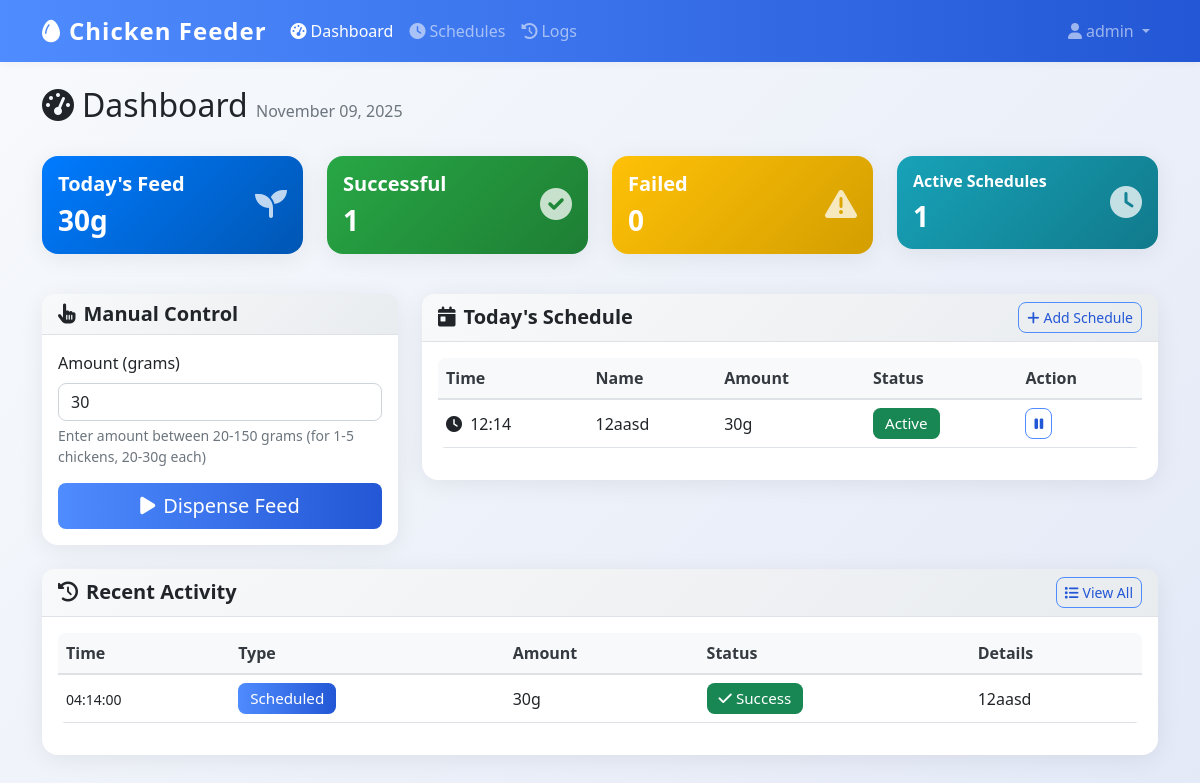
The page /dashboard (signed in) on the database its author committed.
### app.py (models this page shows)
class User(UserMixin, db.Model):
    id = db.Column(db.Integer, primary_key=True)
    username = db.Column(db.String(80), unique=True, nullable=False)
    email = db.Column(db.String(120), unique=True, nullable=False)
    password_hash = db.Column(db.String(120), nullable=False)
    is_admin = db.Column(db.Boolean, default=True)
    created_at = db.Column(db.DateTime, default=datetime.utcnow)
    iot_device_url = db.Column(db.String(255), nullable=True)  # IoT device association

class FeedSchedule(db.Model):
    id = db.Column(db.Integer, primary_key=True)
    name = db.Column(db.String(100), nullable=False)
    feed_time = db.Column(db.Time, nullable=False)
    amount_grams = db.Column(db.Integer, nullable=False)
    is_active = db.Column(db.Boolean, default=True)
    created_by = db.Column(db.Integer, db.ForeignKey('user.id'), nullable=False)
    created_at = db.Column(db.DateTime, default=datetime.utcnow)
    user = db.relationship('User', backref=db.backref('schedules', lazy=True))

class DispenseLog(db.Model):
    id = db.Column(db.Integer, primary_key=True)
    timestamp = db.Column(db.DateTime, default=datetime.utcnow, nullable=False)
    amount_grams = db.Column(db.Integer, nullable=False)
    trigger_type = db.Column(db.String(20), nullable=False)  # 'manual' or 'scheduled'
    schedule_id = db.Column(db.Integer, db.ForeignKey('feed_schedule.id'), nullable=True)
    status = db.Column(db.String(20), default='success')  # 'success' or 'failure'
    error_message = db.Column(db.Text, nullable=True)
    triggered_by = db.Column(db.Integer, db.ForeignKey('user.id'), nullable=True)
    schedule = db.relationship('FeedSchedule', backref=db.backref('dispense_logs', lazy=True))
    user = db.relationship('User', backref=db.backref('dispense_logs', lazy=True))

### app.py (the view)
@app.route('/dashboard')
@login_required
def dashboard():
    today_schedules = FeedSchedule.query.filter_by(is_active=True).order_by(FeedSchedule.feed_time).all()
    today_start = datetime.now().replace(hour=0, minute=0, second=0, microsecond=0)
    today_logs = DispenseLog.query.filter(
        DispenseLog.timestamp >= today_start
    ).order_by(DispenseLog.timestamp.desc()).all()
    total_today = sum(log.amount_grams for log in today_logs if log.status == 'success')
    return render_template('dashboard.html',
                         schedules=today_schedules,
                         logs=today_logs,
                         total_today=total_today)

### templates/dashboard.html (shortened to what this page needs)
{% extends "base.html" %}
{% block content %}
<div class="row mb-4">
    <div class="col">
        <h1 class="h2">
            <i class="fas fa-tachometer-alt me-2"></i>Dashboard
            <span class="text-muted fs-6">{{ datetime.now().strftime('%B %d, %Y') }}</span>
        </h1>
    </div>
</div>
<div class="row mb-4">
    <div class="col-md-3 mb-3">
        <div class="card bg-primary text-white">
            <div class="card-body">
                <div class="d-flex justify-content-between">
                    <div>
                        <h5 class="card-title">Today's Feed</h5>
                        <h3 class="mb-0" id="total-today">{{ total_today }}g</h3>
                    </div>
                    <div class="align-self-center">
                        <i class="fas fa-seedling fa-2x opacity-75"></i>
                    </div>
                </div>
            </div>
        </div>
    </div>
    <div class="col-md-3 mb-3">
        <div class="card bg-success text-white">
            <div class="card-body">
                <div class="d-flex justify-content-between">
                    <div>
                        <h5 class="card-title">Successful</h5>
                        <h3 class="mb-0" id="successful-today">{{ logs|selectattr('status', 'equalto', 'success')|list|length }}</h3>
                    </div>
                    <div class="align-self-center">
                        <i class="fas fa-check-circle fa-2x opacity-75"></i>
                    </div>
                </div>
            </div>
        </div>
    </div>
    <div class="col-md-3 mb-3">
        <div class="card bg-warning text-white">
            <div class="card-body">
                <div class="d-flex justify-content-between">
                    <div>
                        <h5 class="card-title">Failed</h5>
                        <h3 class="mb-0" id="failed-today">{{ logs|selectattr('status', 'equalto', 'failure')|list|length }}</h3>
                    </div>
                    <div class="align-self-center">
                        <i class="fas fa-exclamation-triangle fa-2x opacity-75"></i>
                    </div>
                </div>
            </div>
        </div>
    </div>
    <div class="col-md-3 mb-3">
        <div class="card bg-info text-white">
            <div class="card-body">
                <div class="d-flex justify-content-between">
                    <div>
                        <h5 class="card-title fs-6">Active Schedules</h5>
                        <h3 class="mb-0">{{ schedules|selectattr('is_active')|list|length }}</h3>
                    </div>
                    <div class="align-self-center">
                        <i class="fas fa-clock fa-2x opacity-75"></i>
                    </div>
                </div>
            </div>
        </div>
    </div>
</div>
<div class="row">
    <div class="col-lg-4 mb-4">
        <div class="card">
            <div class="card-header">
                <h5 class="card-title mb-0">
                    <i class="fas fa-hand-pointer me-2"></i>Manual Control
                </h5>
            </div>
            <div class="card-body">
                <form id="manual-dispense-form">
                    <div class="mb-3">
                        <label for="amount" class="form-label">Amount (grams)</label>
                        <input type="number" class="form-control" id="amount" min="20" max="150" value="30" required>
                        <div class="form-text">Enter amount between 20-150 grams (for 1-5 chickens, 20-30g each)</div>
                    </div>
                    <div class="d-grid">
                        <button type="submit" class="btn btn-primary btn-lg" id="dispense-btn">
                            <i class="fas fa-play me-2"></i>Dispense Feed
                        </button>
                    </div>
                </form>
            </div>
        </div>
    </div>
    <div class="col-lg-8 mb-4">
        <div class="card">
            <div class="card-header d-flex justify-content-between align-items-center">
                <h5 class="card-title mb-0">
                    <i class="fas fa-calendar-day me-2"></i>Today's Schedule
                </h5>
                <a href="{{ url_for('schedules') }}" class="btn btn-outline-primary btn-sm">
                    <i class="fas fa-plus me-1"></i>Add Schedule
                </a>
            </div>
            <div class="card-body">
                {% if schedules %}
                <div class="table-responsive">
                    <table class="table table-hover">
                        <thead>
                            <tr>
                                <th>Time</th>
                                <th>Name</th>
                                <th>Amount</th>
                                <th>Status</th>
                                <th>Action</th>
                            </tr>
                        </thead>
                        <tbody>
                            {% for schedule in schedules %}
                            <tr>
                                <td>
                                    <i class="fas fa-clock me-1"></i>
                                    {{ schedule.feed_time.strftime('%H:%M') }}
                                </td>
                                <td>{{ schedule.name }}</td>
                                <td>{{ schedule.amount_grams }}g</td>
                                <td>
                                    {% if schedule.is_active %}
                                        <span class="badge bg-success">Active</span>
                                    {% else %}
                                        <span class="badge bg-secondary">Inactive</span>
                                    {% endif %}
                                </td>
                                <td>
                                    <button class="btn btn-sm btn-outline-primary"
                                            onclick="toggleSchedule({{ schedule.id }})">
                                        {% if schedule.is_active %}
                                            <i class="fas fa-pause"></i>
                                        {% else %}
                                            <i class="fas fa-play"></i>
                                        {% endif %}
                                    </button>
                                </td>
                            </tr>
                            {% endfor %}
                        </tbody>
                    </table>
                </div>
                {% endif %}
            </div>
        </div>
    </div>
</div>
<div class="row">
    <div class="col-12">
        <div class="card">
            <div class="card-header d-flex justify-content-between align-items-center">
                <h5 class="card-title mb-0">
                    <i class="fas fa-history me-2"></i>Recent Activity
                </h5>
                <a href="{{ url_for('logs') }}" class="btn btn-outline-primary btn-sm">
                    <i class="fas fa-list me-1"></i>View All
                </a>
            </div>
            <div class="card-body">
                {% if logs %}
                <div class="table-responsive">
                    <table class="table table-hover">
                        <thead>
                            <tr>
                                <th>Time</th>
                                <th>Type</th>
                                <th>Amount</th>
                                <th>Status</th>
                                <th>Details</th>
                            </tr>
                        </thead>
                        <tbody>
                            {% for log in logs[:10] %}
                            <tr>
                                <td>
                                    <small>{{ log.timestamp.strftime('%H:%M:%S') }}</small>
                                </td>
                                <td>
                                    {% if log.trigger_type == 'manual' %}
                                        <span class="badge bg-info">Manual</span>
                                    {% else %}
                                        <span class="badge bg-primary">Scheduled</span>
                                    {% endif %}
                                </td>
                                <td>{{ log.amount_grams }}g</td>
                                <td>
                                    {% if log.status == 'success' %}
                                        <span class="badge bg-success">
                                            <i class="fas fa-check me-1"></i>Success
                                        </span>
                                    {% else %}
                                        <span class="badge bg-danger">
                                            <i class="fas fa-times me-1"></i>Failed
                                        </span>
                                    {% endif %}
                                </td>
                                <td>
                                    {% if log.schedule %}
                                        {{ log.schedule.name }}
                                    {% elif log.error_message %}
                                        <small class="text-danger">{{ log.error_message[:50] }}...</small>
                                    {% else %}
                                        -
                                    {% endif %}
                                </td>
                            </tr>
                            {% endfor %}
                        </tbody>
                    </table>
                </div>
                {% else %}
                <div class="text-center text-muted py-4">
                    <i class="fas fa-history fa-3x mb-3"></i>
                    <p>No activity today</p>
                </div>
                {% endif %}
            </div>
        </div>
    </div>
</div>
{% endblock %}

### templates/base.html (shortened to what this page needs)
<!DOCTYPE html>
<html lang="en">
<head>
    <link href="https://cdn.jsdelivr.net/npm/bootstrap@5.1.3/dist/css/bootstrap.min.css" rel="stylesheet">
    <link href="https://cdnjs.cloudflare.com/ajax/libs/font-awesome/6.0.0/css/all.min.css" rel="stylesheet">
    <link href="{{ url_for('static', filename='css/style.css') }}" rel="stylesheet">
</head>
<body>
    {% if current_user.is_authenticated %}
    <nav class="navbar navbar-expand-lg navbar-dark bg-primary">
        <div class="container">
            <a class="navbar-brand" href="{{ url_for('dashboard') }}">
                <i class="fas fa-egg me-2"></i>Chicken Feeder
            </a>
            <div class="collapse navbar-collapse" id="navbarNav">
                <ul class="navbar-nav me-auto">
                    <li class="nav-item">
                        <a class="nav-link {% if request.endpoint == 'dashboard' %}active{% endif %}"
                           href="{{ url_for('dashboard') }}">
                            <i class="fas fa-tachometer-alt me-1"></i>Dashboard
                        </a>
                    </li>
                    <li class="nav-item">
                        <a class="nav-link {% if request.endpoint in ['schedules', 'add_schedule'] %}active{% endif %}"
                           href="{{ url_for('schedules') }}">
                            <i class="fas fa-clock me-1"></i>Schedules
                        </a>
                    </li>
                    <li class="nav-item">
                        <a class="nav-link {% if request.endpoint == 'logs' %}active{% endif %}"
                           href="{{ url_for('logs') }}">
                            <i class="fas fa-history me-1"></i>Logs
                        </a>
                    </li>
                </ul>
                <ul class="navbar-nav">
                    <li class="nav-item dropdown">
                        <a class="nav-link dropdown-toggle" href="#" id="navbarDropdown" role="button"
                           data-bs-toggle="dropdown">
                            <i class="fas fa-user me-1"></i>{{ current_user.username }}
                        </a>
                    </li>
                </ul>
            </div>
        </div>
    </nav>
    {% endif %}
    <main class="container mt-4 mb-5">
        {% block content %}{% endblock %}
    </main>
</body>
</html>

### rows shown on the page
User: username "admin"
FeedSchedule: feed_time "12:14", name "12aasd", amount_grams "30", is_active "Active"
DispenseLog: timestamp "04:14:00", trigger_type "Scheduled", amount_grams "30", status "success" (drawn), schedule.name "12aasd"

### other values the page prints
{{ total_today }} "30"
{{ logs|selectattr('status', 'equalto', 'success')|list|length }} "1"
{{ logs|selectattr('status', 'equalto', 'failure')|list|length }} "0"
{{ schedules|selectattr('is_active')|list|length }} "1"
